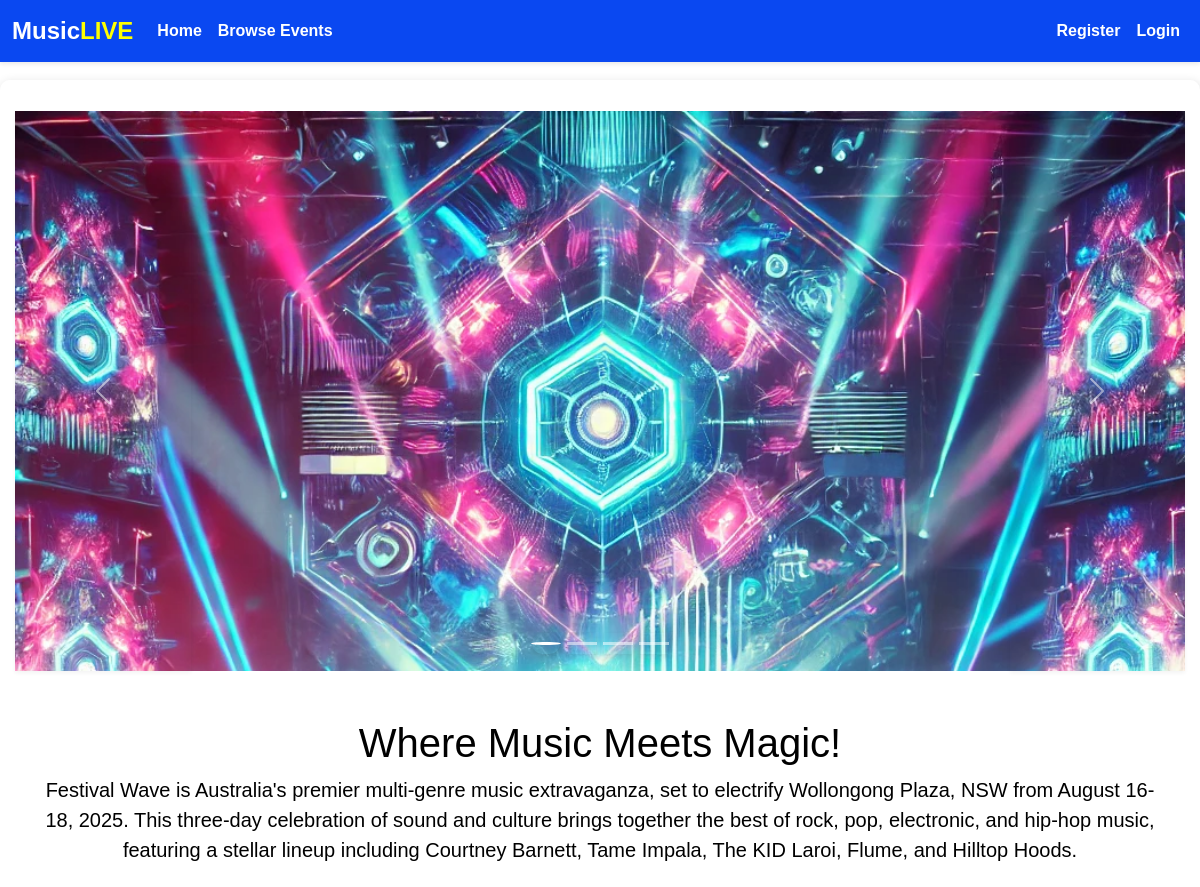
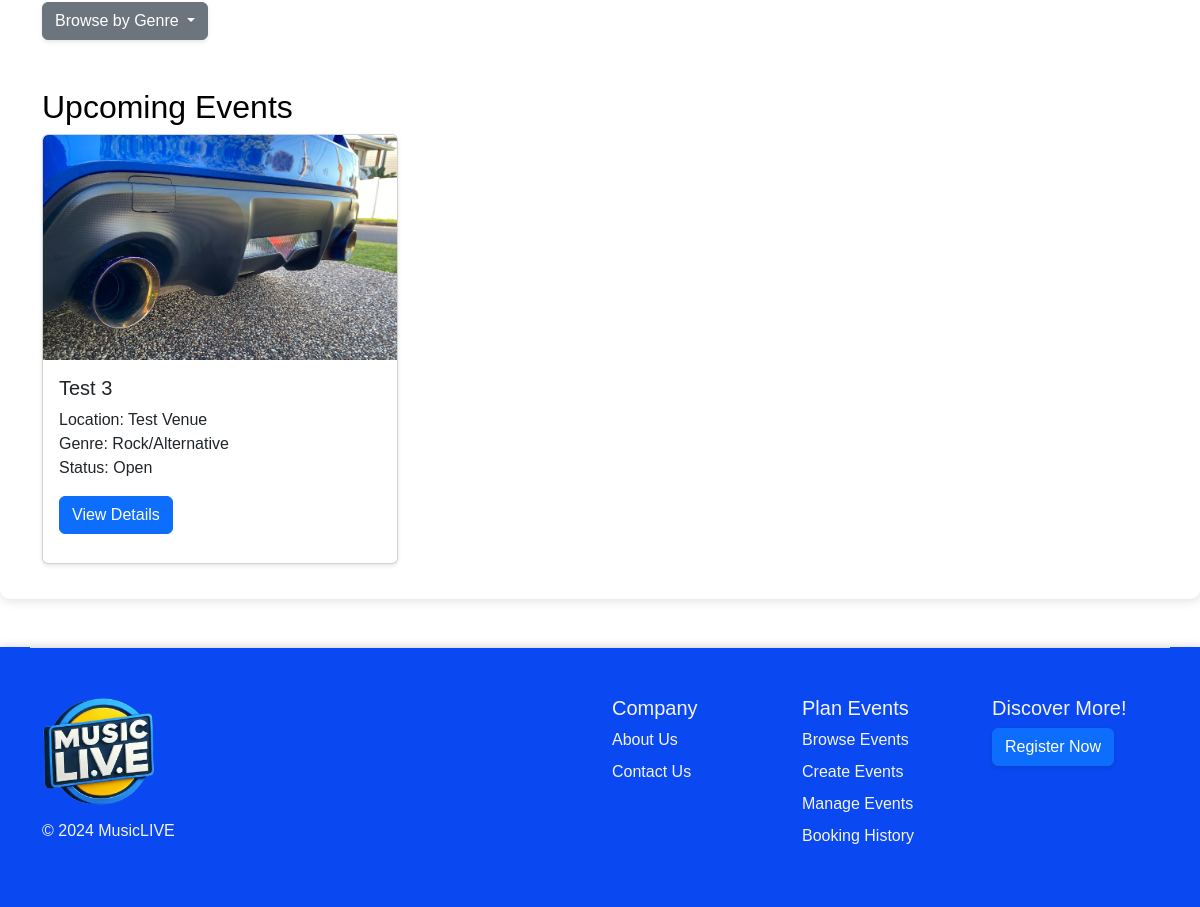
/?category=ROCK_ALT, run on the app's committed database (2 pictures, top to bottom).
### website/models.py (models this page shows, shortened)
class Event(db.Model):
    __tablename__ = 'events'
    class Genre(Enum):
        ROCK_ALT = "Rock/Alternative"
        POP_FOLK = "Pop/Folk"
        EDM = "Electronic/Dance"
        HIPHOP_RNB = "Hip-Hop/R&B"
        def __str__(self):
            return self.value
    class Status(Enum):
        OPEN = "Open"
        SOLDOUT = "Sold Out"
        CANCELLED = "Cancelled"
        INACTIVE = "Inactive"
        def __str__(self):
            return self.value
    id = db.Column(db.Integer, primary_key=True)
    name = db.Column(db.String(100), index=True, unique=True, nullable=False)
    datetime = db.Column(db.DateTime, nullable=False)
    venue = db.Column(db.String(100), nullable=False)
    genre = db.Column(db.Enum(Genre), nullable=False)
    ticket_price = db.Column(db.Integer, nullable=False)
    image = db.Column(db.String(400))
    status = db.Column(db.Enum(Status), nullable=False)
    creator_id = db.Column(db.Integer, db.ForeignKey("users.id"), nullable=False)
    comments = db.relationship('Comment', backref='event', lazy=True)  # "event" backref on Comment
    orders = db.relationship('Order', backref='event', lazy=True)  # "event" backref on Order

### website/views.py (the view)
@main_bp.route('/')
def index():
    category = request.args.get('category')
    if category:
        genre_enum = Event.Genre[category]
        events = Event.query.filter_by(genre=genre_enum).all()
    else:
        events = Event.query.limit(9).all() # retrieve up to nine events
    for event in events:
        print(f"Event Name: {event.name}, Status: {event.status}")
    return render_template("index.html", events=events, Event=Event)

### website/templates/index.html (shortened to what this page needs)
{% extends "base.html" %}
{% block content %}
<main>
    <div class="content-wrapper mb-5">
        <div id="home" class="carousel slide mt-3" data-bs-ride="carousel">
            <div class="carousel-indicators">
                <button type="button" data-bs-target="#eventCarousel" data-bs-slide-to="0" class="active"
                    aria-current="true" aria-label="Slide 1"></button>
                <button type="button" data-bs-target="#eventCarousel" data-bs-slide-to="1"
                    aria-label="Slide 2"></button>
                <button type="button" data-bs-target="#eventCarousel" data-bs-slide-to="2"
                    aria-label="Slide 3"></button>
                <button type="button" data-bs-target="#eventCarousel" data-bs-slide-to="3"
                    aria-label="Slide 4"></button>
            </div>
            <div class="carousel-inner">
                <div class="carousel-item active">
                    <img src="{{ url_for('static', filename='img/dance.jpg') }}" class="d-block w-100" alt="dance">
                </div>
            </div>
            <button class="carousel-control-prev" type="button" data-bs-target="#eventCarousel" data-bs-slide="prev">
                <span class="carousel-control-prev-icon" aria-hidden="true"></span>
            </button>
            <button class="carousel-control-next" type="button" data-bs-target="#eventCarousel" data-bs-slide="next">
                <span class="carousel-control-next-icon" aria-hidden="true"></span>
            </button>
        </div>
        <div class="container text-center mt-5">
            <h1 id="browse-events">Where Music Meets Magic!</h1>
            <p class="lead">Festival Wave is Australia's premier multi-genre music extravaganza, set to electrify
                Wollongong Plaza, NSW from August 16-18, 2025. This three-day celebration of sound and culture
                brings together the best of rock, pop, electronic, and hip-hop music, featuring a stellar lineup
                including Courtney Barnett, Tame Impala, The KID Laroi, Flume, and Hilltop Hoods.</p>
        </div>
        <div class="container mt-4">
            <div class="dropdown mt-3">
                <button class="btn btn-secondary dropdown-toggle" type="button" id="dropdownMenuButton"
                    data-bs-toggle="dropdown" aria-expanded="false">
                    Browse by Genre
                </button>
            </div>
        </div>
        <div class="container mt-5">
            <h2>Upcoming Events</h2>
            <div class="row">
                {% for event in events %}
                <div class="col-md-4">
                    <div class="card card-event">
                        <img src="{{ url_for('static', filename='event_images/' + event.image) }}"
                            class="card-img-top fixed-height" alt="{{ event.name }}">
                        <div class="card-body">
                            <h5 class="card-title">{{ event.name }}</h5>
                            <p class="card-text">Location: {{ event.venue }}<br>Genre: {{ event.genre }}<br>Status: {{ event.status }}</p>
                            {% if event.status == Event.Status.OPEN %}
                            <a href="{{ url_for('main.index', event_id=event.id) }}" class="btn btn-primary">View
                                Details</a>
                            {% elif event.status == Event.Status.SOLDOUT %}
                            <a href="{{ url_for('main.index', event_id=event.id) }}" class="btn btn-warning">Sold
                                Out</a>
                            {% elif event.status == Event.Status.CANCELLED %}
                            <a href="{{ url_for('main.index', event_id=event.id) }}"
                                class="btn btn-danger">Cancelled</a>
                            {% elif event.status == Event.Status.INACTIVE %}
                            <a href="{{ url_for('main.index', event_id=event.id) }}"
                                class="btn btn-secondary">Inactive</a>
                            {% endif %}
                        </div>
                    </div>
                </div>
                {% endfor %}
            </div>
        </div>
</main>
{% endblock %}

### website/static/style.css (style rules this page uses)
* { font-family: Helvetica, Arial, sans-serif; }
main { background-attachment: fixed; background-size: 100% 100%; min-height: 100vh; color: black; margin-top: 5rem; }
.content-wrapper { max-width: 1200px; margin: 0 auto; padding: 15px; background-color: rgba(255, 255, 255, 0.5); border-radius: 10px; margin-top: 20px; box-shadow: 1px 2px 10px 1px rgba(0, 0, 0, 0.1); }
.active { background-color: #0D6EFD; border-radius: 15px; color: white !important; }
.carousel-item { height: 35rem; }
.card { background-color: rgba(255, 255, 255, 0.8); margin-bottom: 20px; box-shadow: 0 2px 4px rgba(0, 0, 0, 0.1); }
button { box-shadow: 0 2px 4px rgba(0, 0, 0, 0.1); }
.fixed-height { height: 225px; object-fit: cover; width: 100%; }
.card-event { height: 430px; overflow: hidden; }

### data on the page
Event: image (picture), name "Test 3", venue "Test Venue", genre "Rock/Alternative", status "Open"
